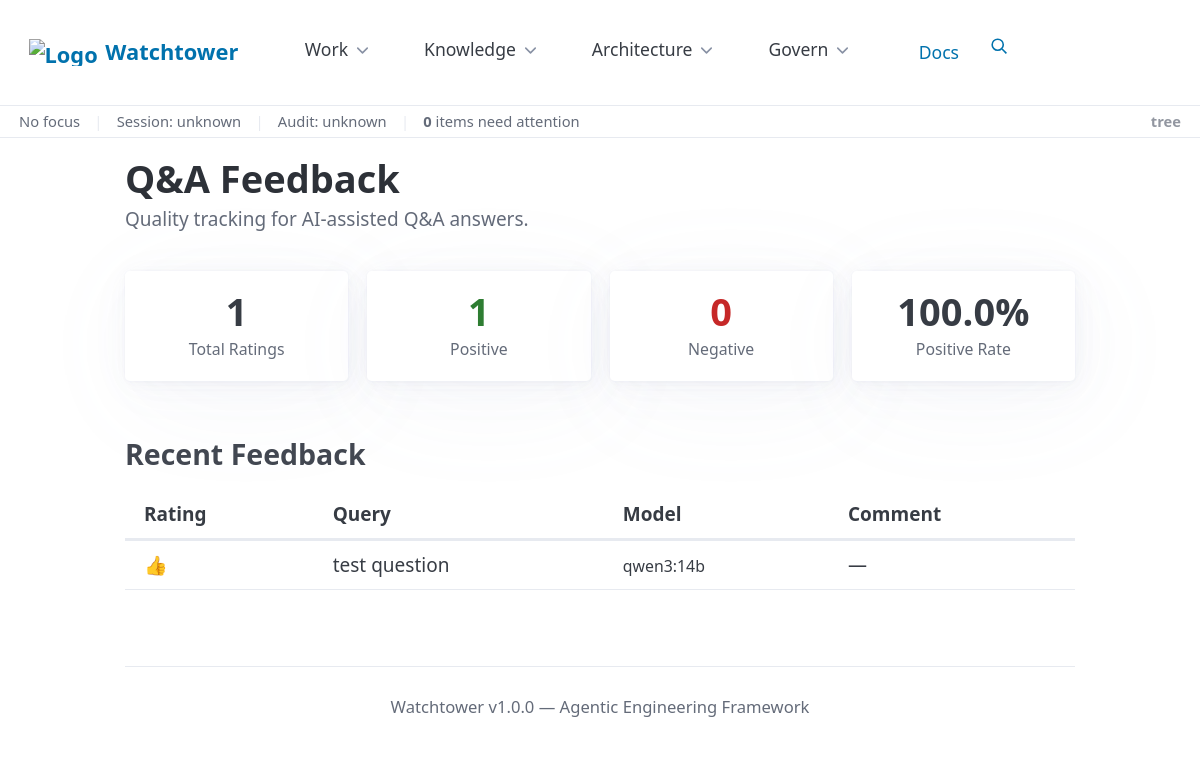
Screenshot of /search/feedback/analytics with the database file from the repository.
### tables this page shows
CREATE TABLE feedback (
            id INTEGER PRIMARY KEY AUTOINCREMENT,
            query TEXT NOT NULL,
            answer_preview TEXT,
            model TEXT,
            rating INTEGER NOT NULL,
            comment TEXT,
            created_at REAL NOT NULL
        );

### web/blueprints/discovery.py (the view)
@bp.route("/search/feedback/analytics")
def feedback_analytics():
    from web.qa_feedback import get_analytics
    analytics = get_analytics()
    return render_page(
        "feedback_analytics.html",
        page_title="Q&A Feedback",
        analytics=analytics,
    )

### web/qa_feedback.py (called while the page is built)
def _get_db() -> sqlite3.Connection:
    DB_PATH.parent.mkdir(parents=True, exist_ok=True)
    conn = sqlite3.connect(str(DB_PATH))
    conn.execute("""
        CREATE TABLE IF NOT EXISTS feedback (
            id INTEGER PRIMARY KEY AUTOINCREMENT,
            query TEXT NOT NULL,
            answer_preview TEXT,
            model TEXT,
            rating INTEGER NOT NULL,
            comment TEXT,
            created_at REAL NOT NULL
        )
    """)
    conn.commit()
    return conn

### web/shared.py (called while the page is built, shortened)
def build_ambient():
    ambient = {
        "focus_task": None,
        "session_age": None,
        "audit_status": None,
        "attention_count": 0,
    }
    active_dir = PROJECT_ROOT / ".tasks" / "active"
    handovers_dir = PROJECT_ROOT / ".context" / "handovers"
    audits_dir = PROJECT_ROOT / ".context" / "audits"
    return ambient

def render_page(template_name, **context):
    context.setdefault("nav_groups", NAV_GROUPS)
    context.setdefault("nav_items", NAV_ITEMS)
    context.setdefault("active_endpoint", request.endpoint)
    context.setdefault("project_root", str(PROJECT_ROOT))
    context.setdefault("ambient", build_ambient())
    if request.headers.get("HX-Request"):
        return render_template(template_name, **context)
    else:
        context["_content_template"] = template_name
        return render_template("_wrapper.html", **context)

### web/templates/_wrapper.html
{% extends "base.html" %}
{% block content %}
{% include _content_template %}
{% endblock %}

### web/templates/base.html (shortened to what this page needs)
<!DOCTYPE html>
<html lang="en" data-theme="light">
<head>
    <link rel="stylesheet" href="{{ url_for('static', filename='pico.min.css') }}">
    <link rel="stylesheet" href="{{ url_for('static', filename='highlight-github-dark.min.css') }}">
</head>
<body hx-boost="true" hx-target="#content" hx-swap="innerHTML">
    <nav class="site-nav container-fluid">
        <ul>
            <li>
                <a href="{{ url_for('core.index') }}" class="brand"
                   hx-target="#content" hx-swap="innerHTML" hx-push-url="true"><img src="{{ url_for('static', filename='logo.png') }}" alt="Logo">Watchtower</a>
            </li>
            {% for group_name, items in nav_groups %}
            <li>
                {%- set ns = namespace(active=false) -%}
                {%- for label, endpoint, icon in items -%}
                    {%- if endpoint == active_endpoint -%}{%- set ns.active = true -%}{%- endif -%}
                {%- endfor -%}
                <details class="dropdown{% if ns.active %} active-group{% endif %}">
                    <summary>{{ group_name }}</summary>
                </details>
            </li>
            {% endfor %}
            <li class="spacer"></li>
            <li class="nav-docs">
                <a href="{{ url_for('core.project') }}"
                   hx-target="#content" hx-swap="innerHTML" hx-push-url="true">Docs</a>
            </li>
            <li class="nav-search">
                <a href="{{ url_for('discovery.search_view') }}" title="Search"
                   hx-target="#content" hx-swap="innerHTML" hx-push-url="true">
                    <svg viewBox="0 0 24 24" aria-hidden="true">
                        <circle cx="11" cy="11" r="7"></circle>
                        <line x1="16.5" y1="16.5" x2="22" y2="22"></line>
                    </svg>
                </a>
            </li>
        </ul>
    </nav>
    {% if ambient %}
    <div class="ambient-strip container-fluid">
        <span>{{ ambient.focus_task or 'No focus' }}</span>
        <span class="sep">|</span>
        <span>Session: {{ ambient.session_age or 'unknown' }}</span>
        <span class="sep">|</span>
        <span>Audit:
            {% if ambient.audit_status == 'PASS' %}<span class="audit-pass">PASS</span>
            {% elif ambient.audit_status == 'WARN' %}<span class="audit-warn">WARN</span>
            {% elif ambient.audit_status == 'FAIL' %}<span class="audit-fail">FAIL</span>
            {% else %}{{ ambient.audit_status or 'unknown' }}{% endif %}
        </span>
        <span class="sep">|</span>
        <span><strong>{{ ambient.attention_count or 0 }}</strong> items need attention</span>
        <span title="{{ project_root }}" style="opacity:0.7"><strong>{{ project_root.split('/')[-1] }}</strong></span>
    </div>
    {% endif %}
    <main class="container" id="content">
        {% block content %}{% endblock %}
    </main>
    <footer class="site-footer container">
        Watchtower v1.0.0 &mdash; Agentic Engineering Framework
    </footer>
</body>
</html>

### web/templates/feedback_analytics.html
<div class="page-header">
    <h1>{{ page_title }}</h1>
    <p>Quality tracking for AI-assisted Q&A answers.</p>
</div>
<div style="display: grid; grid-template-columns: repeat(auto-fit, minmax(10rem, 1fr)); gap: 1rem; margin-bottom: 2rem;">
    <article style="text-align: center; padding: 1rem;">
        <h2 style="margin: 0; font-size: 2rem;">{{ analytics.total }}</h2>
        <small style="color: var(--pico-muted-color);">Total Ratings</small>
    </article>
    <article style="text-align: center; padding: 1rem;">
        <h2 style="margin: 0; font-size: 2rem; color: #2e7d32;">{{ analytics.positive }}</h2>
        <small style="color: var(--pico-muted-color);">Positive</small>
    </article>
    <article style="text-align: center; padding: 1rem;">
        <h2 style="margin: 0; font-size: 2rem; color: #c62828;">{{ analytics.negative }}</h2>
        <small style="color: var(--pico-muted-color);">Negative</small>
    </article>
    <article style="text-align: center; padding: 1rem;">
        <h2 style="margin: 0; font-size: 2rem;">{{ (analytics.ratio * 100) | round(0) }}%</h2>
        <small style="color: var(--pico-muted-color);">Positive Rate</small>
    </article>
</div>
{% if analytics.recent %}
<h3>Recent Feedback</h3>
<figure>
<table>
    <thead>
        <tr>
            <th>Rating</th>
            <th>Query</th>
            <th>Model</th>
            <th>Comment</th>
        </tr>
    </thead>
    <tbody>
        {% for item in analytics.recent %}
        <tr>
            <td>{% if item.rating == 1 %}&#x1F44D;{% else %}&#x1F44E;{% endif %}</td>
            <td style="max-width: 20rem; overflow: hidden; text-overflow: ellipsis; white-space: nowrap;">{{ item.query }}</td>
            <td><small>{{ item.model }}</small></td>
            <td style="max-width: 15rem; overflow: hidden; text-overflow: ellipsis; white-space: nowrap;">{{ item.comment or '—' }}</td>
        </tr>
        {% endfor %}
    </tbody>
</table>
</figure>
{% else %}
<div class="coming-soon">
    <h3>No Feedback Yet</h3>
    <p>Use the thumbs up/down buttons on Q&A answers to start collecting feedback.</p>
</div>
{% endif %}

### web/templates/base.html (style rules this page uses)
nav.site-nav { padding: 0.5rem 1rem; border-bottom: 1px solid var(--pico-muted-border-color); background: var(--pico-card-background-color); }
nav.site-nav > ul { display: flex; align-items: center; gap: 0.25rem; margin: 0; padding: 0; list-style: none; }
nav.site-nav .brand { font-weight: 700; font-size: 1.15rem; margin-right: 1rem; text-decoration: none; color: var(--pico-primary); display: flex; align-items: center; gap: 0.4rem; }
nav.site-nav .brand img { height: 1.4rem; width: auto; }
nav.site-nav .spacer { flex: 1; }
nav.site-nav details.dropdown { margin: 0; padding: 0; }
nav.site-nav details.dropdown > summary { padding: 0.4rem 0.75rem; margin: 0; font-size: 0.925rem; font-weight: 500; border: none; background: transparent; cursor: pointer; color: var(--pico-color); border-radius: var(--pico-border-radius); }
nav.site-nav .nav-search a { display: flex; align-items: center; padding: 0.4rem 0.6rem; text-decoration: none; color: var(--pico-color); border-radius: var(--pico-border-radius); font-size: 0.925rem; }
nav.site-nav .nav-search svg { width: 1rem; height: 1rem; stroke: currentColor; stroke-width: 2; fill: none; }
nav.site-nav .nav-docs a { padding: 0.4rem 0.75rem; text-decoration: none; color: var(--pico-color); font-size: 0.925rem; border-radius: var(--pico-border-radius); }
.ambient-strip { background: var(--pico-card-background-color); border-bottom: 1px solid var(--pico-muted-border-color); padding: 0.25rem 1rem; font-size: 0.775rem; color: var(--pico-muted-color); display: flex; align-items: center; gap: 0.75rem; flex-wrap: wrap; }
.ambient-strip .sep { color: var(--pico-muted-border-color); }
main { min-height: 60vh; }
.page-header { margin-bottom: 2rem; }
.page-header h1 { margin-bottom: 0.25rem; }
.page-header p { color: var(--pico-muted-color); }
footer.site-footer { text-align: center; padding: 1.5rem 0; color: var(--pico-muted-color); font-size: 0.875rem; border-top: 1px solid var(--pico-muted-border-color); margin-top: 2rem; }

### rows the page displays
feedback: query "test question", model "qwen3:14b", comment "—"

### other values shown
{{ group_name }} "Work" "Knowledge" "Architecture" "Govern"
{{ ambient.focus_task or 'No focus' }} "No focus"
{{ ambient.session_age or 'unknown' }} "unknown"
{{ ambient.audit_status or 'unknown' }} "unknown"
{{ ambient.attention_count or 0 }} "0"
{{ project_root.split('/')[-1] }} "tree"
{{ page_title }} "Q&A Feedback"
{{ analytics.total }} "1"
{{ analytics.positive }} "1"
{{ analytics.negative }} "0"
{{ (analytics.ratio * 100) | round(0) }} "100.0"
